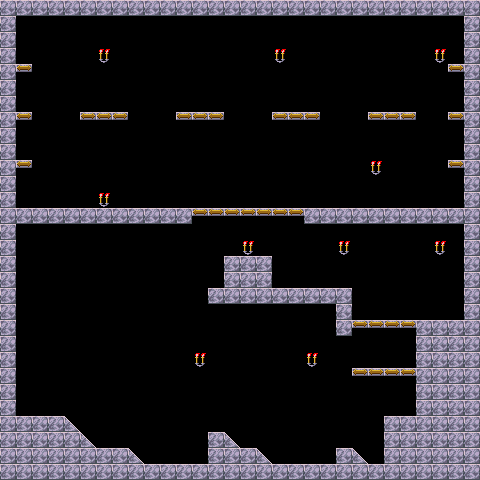

This is a level from a 2D game, rendered from its Tiled map with the project's own tilesets. A one-line summary and the map file follow, with tile-layer data summarised:
An orthogonal 30x30 tile map with 16x16 px tiles, 4 tile layers (wall, oneway, candles, spikes).

<map version="1.0" orientation="orthogonal" renderorder="right-down" width="30" height="30" tilewidth="16" tileheight="16" nextobjectid="1">
 <tileset firstgid="1" name="debug" tilewidth="16" tileheight="16" tilecount="56" columns="8">
  <image source="debug.png" width="128" height="112" />
 </tileset>
 <layer name="wall" width="30" height="30">
  <data>[900 cells, 212 non-empty, 2 distinct tile ids]</data>
 </layer>
 <layer name="oneway" width="30" height="30">
  <data>[900 cells, 33 non-empty, 1 distinct tile ids]</data>
 </layer>
 <layer name="candles" width="30" height="30">
  <data>[900 cells, 10 non-empty, 1 distinct tile ids]</data>
 </layer>
 <layer name="spikes" width="30" height="30">
  <data>[900 cells, 0 non-empty, 0 distinct tile ids]</data>
 </layer>
</map>